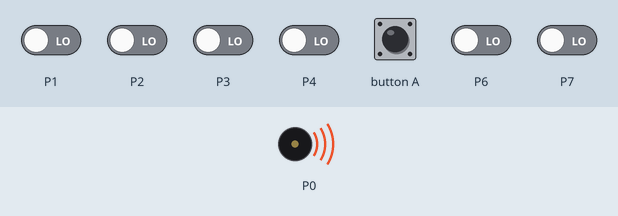
Simulated run of this program. Board: BBC micro:bit (MakeCode). Parts: buzzer (waves = sounding). The test bench sets the inputs (shaded band); at power-on: P1–4, P6, P7 LOW.

Above: at 0.2 s.
Timing chart, 0 to 3.0 s (numbered marks = the images above):
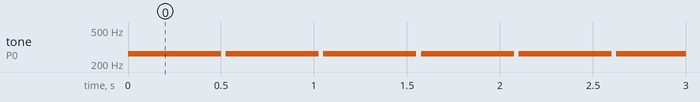

Measured:
- by itself, tone on P0: alternates 262 Hz for 0.50 s and silent for 0.03 s

The program:

main.ts
```typescript
let i1 = 0
let i2 = 0
let i3 = 0
let i4 = 0
let i5 = 0
let i6 = 0
let i7 = 0
basic.forever(function () {
    i1 = pins.digitalReadPin(DigitalPin.P1)
    if (i1 == 1) {
        music.playTone(262, music.beat(BeatFraction.Breve))
    }
    i2 = pins.digitalReadPin(DigitalPin.P2)
    if (i2 == 1) {
        music.playTone(294, music.beat(BeatFraction.Double))
    }
    i3 = pins.digitalReadPin(DigitalPin.P3)
    if (i3 == 1) {
        music.playTone(330, music.beat(BeatFraction.Whole))
    }
    i4 = pins.digitalReadPin(DigitalPin.P4)
    if (i4 == 1) {
        music.playTone(262, music.beat(BeatFraction.Whole))
    }
    i5 = pins.digitalReadPin(DigitalPin.P5)
    if (i5 == 1) {
        music.playTone(262, music.beat(BeatFraction.Whole))
    }
    i6 = pins.digitalReadPin(DigitalPin.P6)
    if (i6 == 1) {
        music.playTone(262, music.beat(BeatFraction.Half))
    }
    i7 = pins.digitalReadPin(DigitalPin.P7)
    if (i7 == 1) {
        music.playTone(262, music.beat(BeatFraction.Quarter))
    }
})
```

test.ts
```typescript
// 在此处测试；当此软件包作为插件使用时，将不会编译此软件包。
```
